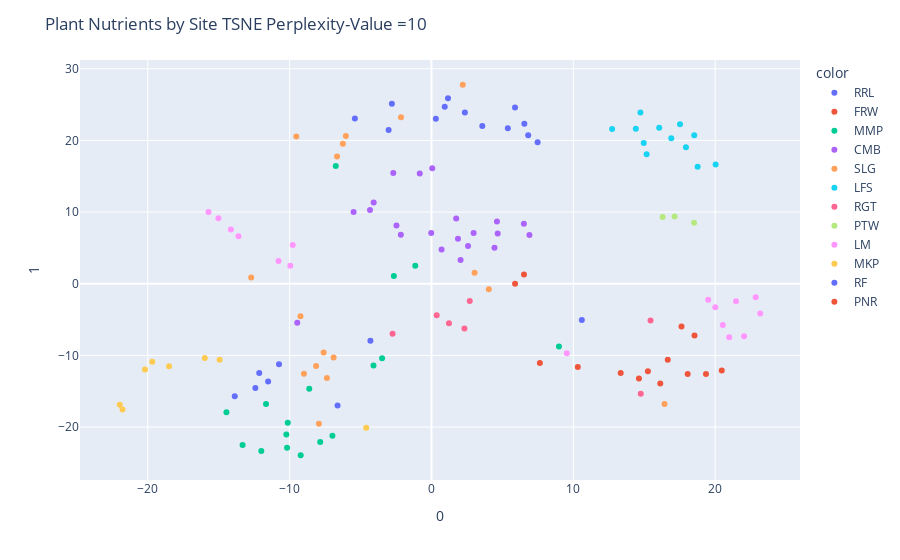

Source (notebook cell):
### Markdown cell above
## TSNE of Plant Nutrients by Site

### Code cell
perplexity_value = 10 # Change this to your desired perplexity

tsne = TSNE(n_components=2, perplexity=perplexity_value, random_state=42)
tsne_transformed = tsne.fit_transform(newdf[nutrients])

fig = px.scatter(tsne_transformed, x=0, y=1, color=newdf['site_id'])
fig.update_layout(title = 'Plant Nutrients by Site TSNE Perplexity-Value =' + str(perplexity_value))
fig.show()

### Figure 1 — Plotly figure (JSON) as saved in the notebook; plotly's stock layout.template omitted (floating-point values rounded to 4 significant figures)
{"data": [{"hovertemplate": "color=RRL<br>0=%{x}<br>1=%{y}<extra></extra>", "legendgroup": "RRL", "marker": {"color": "#636efa", "symbol": "circle"}, "mode": "markers", "name": "RRL", "orientation": "v", "showlegend": true, "type": "scatter", "x": [5.891, 0.3074, 2.355, 1.164, 0.934, 6.548, 6.82, 5.384, 3.583, 7.482], "xaxis": "x", "y": [24.59, 23.03, 23.91, 25.89, 24.69, 22.34, 20.71, 21.71, 22.01, 19.76], "yaxis": "y"}, {"hovertemplate": "color=FRW<br>0=%{x}<br>1=%{y}<extra></extra>", "legendgroup": "FRW", "marker": {"color": "#EF553B", "symbol": "circle"}, "mode": "markers", "name": "FRW", "orientation": "v", "showlegend": true, "type": "scatter", "x": [6.522, 13.34, 16.13, 5.892, 15.26, 18.54, 19.35, 20.46, 18.06, 10.32, 14.63], "xaxis": "x", "y": [1.274, -12.46, -13.92, 0.01292, -12.21, -7.222, -12.58, -12.1, -12.6, -11.61, -13.24], "yaxis": "y"}, {"hovertemplate": "color=MMP<br>0=%{x}<br>1=%{y}<extra></extra>", "legendgroup": "MMP", "marker": {"color": "#00cc96", "symbol": "circle"}, "mode": "markers", "name": "MMP", "orientation": "v", "showlegend": true, "type": "scatter", "x": [-6.983, -10.18, -3.483, -4.088, -10.23, -8.615, -11.66, -9.219, -12.0, -7.843, -1.143, -6.746, -2.651, -14.46, -10.13, -13.32, 8.989], "xaxis": "x", "y": [-21.2, -22.89, -10.41, -11.41, -21.03, -14.66, -16.8, -23.93, -23.35, -22.09, 2.515, 16.44, 1.074, -17.95, -19.41, -22.49, -8.741], "yaxis": "y"}, {"hovertemplate": "color=CMB<br>0=%{x}<br>1=%{y}<extra></extra>", "legendgroup": "CMB", "marker": {"color": "#ab63fa", "symbol": "circle"}, "mode": "markers", "name": "CMB", "orientation": "v", "showlegend": true, "type": "scatter", "x": [-9.461, -2.467, -5.491, -4.333, -4.075, -0.01668, 0.05733, -0.8264, -2.693, 1.868, 2.052, 4.443, 4.668, 4.615, 6.513, 1.743, 6.906, 0.712, 2.578, 2.97, -2.16], "xaxis": "x", "y": [-5.442, 8.13, 10.02, 10.31, 11.33, 7.071, 16.12, 15.4, 15.44, 6.291, 3.309, 5.012, 7.014, 8.693, 8.374, 9.094, 6.815, 4.775, 5.276, 7.066, 6.839], "yaxis": "y"}, {"hovertemplate": "color=SLG<br>0=%{x}<br>1=%{y}<extra></extra>", "legendgroup": "SLG", "marker": {"color": "#FFA15A", "symbol": "circle"}, "mode": "markers", "name": "SLG", "orientation": "v", "showlegend": true, "type": "scatter", "x": [-6.654, -9.234, -2.15, 2.206, -6.036, -6.247, -7.935, -7.371, -7.602, -6.899, -8.991, 3.04, 16.43, -12.71, -8.133, 4.044, -9.528], "xaxis": "x", "y": [17.74, -4.538, 23.24, 27.77, 20.63, 19.52, -19.53, -13.15, -9.579, -10.28, -12.56, 1.542, -16.78, 0.8789, -11.47, -0.7576, 20.56], "yaxis": "y"}, {"hovertemplate": "color=LFS<br>0=%{x}<br>1=%{y}<extra></extra>", "legendgroup": "LFS", "marker": {"color": "#19d3f3", "symbol": "circle"}, "mode": "markers", "name": "LFS", "orientation": "v", "showlegend": true, "type": "scatter", "x": [17.52, 15.17, 14.73, 17.94, 14.41, 14.96, 20.03, 18.77, 16.06, 12.74, 16.91, 18.52], "xaxis": "x", "y": [22.25, 18.07, 23.89, 19.05, 21.62, 19.63, 16.64, 16.34, 21.77, 21.59, 20.29, 20.73], "yaxis": "y"}, {"hovertemplate": "color=RGT<br>0=%{x}<br>1=%{y}<extra></extra>", "legendgroup": "RGT", "marker": {"color": "#FF6692", "symbol": "circle"}, "mode": "markers", "name": "RGT", "orientation": "v", "showlegend": true, "type": "scatter", "x": [0.3673, 1.235, 2.325, 2.698, -2.742, 14.75, 15.44], "xaxis": "x", "y": [-4.4, -5.504, -6.241, -2.416, -6.984, -15.34, -5.122], "yaxis": "y"}, {"hovertemplate": "color=PTW<br>0=%{x}<br>1=%{y}<extra></extra>", "legendgroup": "PTW", "marker": {"color": "#B6E880", "symbol": "circle"}, "mode": "markers", "name": "PTW", "orientation": "v", "showlegend": true, "type": "scatter", "x": [16.3, 17.14, 18.51], "xaxis": "x", "y": [9.32, 9.39, 8.505], "yaxis": "y"}, {"hovertemplate": "color=LM<br>0=%{x}<br>1=%{y}<extra></extra>", "legendgroup": "LM", "marker": {"color": "#FF97FF", "symbol": "circle"}, "mode": "markers", "name": "LM", "orientation": "v", "showlegend": true, "type": "scatter", "x": [-15.72, 20.99, 22.04, 23.18, 20.54, 22.86, 19.51, 20.01, 9.542, 21.47, -9.779, -14.14, -15.02, -13.6, -10.78, -9.951], "xaxis": "x", "y": [9.997, -7.473, -7.328, -4.144, -5.748, -1.873, -2.219, -3.265, -9.687, -2.444, 5.399, 7.559, 9.132, 6.634, 3.167, 2.509], "yaxis": "y"}, {"hovertemplate": "color=MKP<br>0=%{x}<br>1=%{y}<extra></extra>", "legendgroup": "MKP", "marker": {"color": "#FECB52", "symbol": "circle"}, "mode": "markers", "name": "MKP", "orientation": "v", "showlegend": true, "type": "scatter", "x": [-14.94, -18.5, -15.98, -19.68, -20.2, -21.78, -21.98, -4.603], "xaxis": "x", "y": [-10.6, -11.51, -10.35, -10.9, -11.97, -17.57, -16.87, -20.09], "yaxis": "y"}, {"hovertemplate": "color=RF<br>0=%{x}<br>1=%{y}<extra></extra>", "legendgroup": "RF", "marker": {"color": "#636efa", "symbol": "circle"}, "mode": "markers", "name": "RF", "orientation": "v", "showlegend": true, "type": "scatter", "x": [-2.791, -11.52, -13.87, -12.42, -12.14, -10.75, -4.304, -6.621, 10.6, -3.021, -5.4], "xaxis": "x", "y": [25.12, -13.64, -15.71, -14.56, -12.44, -11.22, -7.955, -16.99, -5.062, 21.45, 23.08], "yaxis": "y"}, {"hovertemplate": "color=PNR<br>0=%{x}<br>1=%{y}<extra></extra>", "legendgroup": "PNR", "marker": {"color": "#EF553B", "symbol": "circle"}, "mode": "markers", "name": "PNR", "orientation": "v", "showlegend": true, "type": "scatter", "x": [7.642, 16.66, 17.63], "xaxis": "x", "y": [-11.06, -10.62, -5.955], "yaxis": "y"}], "layout": {"legend": {"title": {"text": "color"}, "tracegroupgap": 0}, "margin": {"t": 60}, "title": {"text": "Plant Nutrients by Site TSNE Perplexity-Value =10"}, "xaxis": {"anchor": "y", "domain": [0, 1], "title": {"text": "0"}}, "yaxis": {"anchor": "x", "domain": [0, 1], "title": {"text": "1"}}}}
